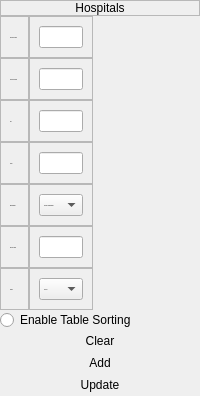
                  <widget class="QFrame" name="frame_85">
                   <property name="sizePolicy">
                    <sizepolicy hsizetype="Fixed" vsizetype="Expanding">
                     <horstretch>0</horstretch>
                     <verstretch>0</verstretch>
                    </sizepolicy>
                   </property>
                   <property name="frameShape">
                    <enum>QFrame::NoFrame</enum>
                   </property>
                   <property name="frameShadow">
                    <enum>QFrame::Plain</enum>
                   </property>
                   <layout class="QVBoxLayout" name="verticalLayout_66">
                    <property name="spacing">
                     <number>0</number>
                    </property>
                    <property name="leftMargin">
                     <number>0</number>
                    </property>
                    <property name="topMargin">
                     <number>0</number>
                    </property>
                    <property name="rightMargin">
                     <number>0</number>
                    </property>
                    <property name="bottomMargin">
                     <number>0</number>
                    </property>
                    <item>
                     <widget class="QFrame" name="frame_86">
                      <property name="sizePolicy">
                       <sizepolicy hsizetype="Preferred" vsizetype="Fixed">
                        <horstretch>0</horstretch>
                        <verstretch>0</verstretch>
                       </sizepolicy>
                      </property>
                      <property name="frameShape">
                       <enum>QFrame::StyledPanel</enum>
                      </property>
                      <property name="frameShadow">
                       <enum>QFrame::Raised</enum>
                      </property>
                      <layout class="QVBoxLayout" name="verticalLayout_67">
                       <property name="spacing">
                        <number>0</number>
                       </property>
                       <property name="leftMargin">
                        <number>0</number>
                       </property>
                       <property name="topMargin">
                        <number>0</number>
                       </property>
                       <property name="rightMargin">
                        <number>0</number>
                       </property>
                       <property name="bottomMargin">
                        <number>0</number>
                       </property>
                       <item alignment="Qt::AlignTop">
                        <widget class="QLabel" name="label_49">
                         <property name="styleSheet">
                          <string notr="true">font: 16pt &quot;Century Gothic&quot;;</string>
                         </property>
                         <property name="text">
                          <string>Hospitals</string>
                         </property>
                         <property name="alignment">
                          <set>Qt::AlignCenter</set>
                         </property>
                        </widget>
                       </item>
                      </layout>
                     </widget>
                    </item>
                    <item>
                     <widget class="QFrame" name="frame_87">
                      <property name="sizePolicy">
                       <sizepolicy hsizetype="Fixed" vsizetype="Fixed">
                        <horstretch>0</horstretch>
                        <verstretch>0</verstretch>
                       </sizepolicy>
                      </property>
                      <property name="font">
                       <font>
                        <family>Century Gothic</family>
                        <pointsize>-1</pointsize>
                       </font>
                      </property>
                      <property name="autoFillBackground">
                       <bool>false</bool>
                      </property>
                      <property name="frameShape">
                       <enum>QFrame::NoFrame</enum>
                      </property>
                      <property name="frameShadow">
                       <enum>QFrame::Plain</enum>
                      </property>
                      <layout class="QHBoxLayout" name="horizontalLayout_37">
                       <property name="spacing">
                        <number>0</number>
                       </property>
                       <property name="sizeConstraint">
                        <enum>QLayout::SetDefaultConstraint</enum>
                       </property>
                       <property name="leftMargin">
                        <number>0</number>
                       </property>
                       <property name="topMargin">
                        <number>0</number>
                       </property>
                       <property name="rightMargin">
                        <number>0</number>
                       </property>
                       <property name="bottomMargin">
                        <number>0</number>
                       </property>
                       <item>
                        <widget class="QFrame" name="frame_88">
                         <property name="frameShape">
                          <enum>QFrame::NoFrame</enum>
                         </property>
                         <property name="frameShadow">
                          <enum>QFrame::Plain</enum>
                         </property>
                         <layout class="QVBoxLayout" name="verticalLayout_68">
                          <property name="spacing">
                           <number>0</number>
                          </property>
                          <property name="leftMargin">
                           <number>0</number>
                          </property>
                          <property name="topMargin">
                           <number>0</number>
                          </property>
                          <property name="rightMargin">
                           <number>0</number>
                          </property>
                          <property name="bottomMargin">
                           <number>0</number>
                          </property>
                          <item>
                           <widget class="QFrame" name="frame_102">
                            <property name="frameShape">
                             <enum>QFrame::StyledPanel</enum>
                            </property>
                            <property name="frameShadow">
                             <enum>QFrame::Raised</enum>
                            </property>
                            <layout class="QVBoxLayout" name="verticalLayout_70">
                             <item>
                              <widget class="QLabel" name="label_51">
                               <property name="styleSheet">
                                <string notr="true">font: 12pt &quot;Century Gothic&quot;;
</string>
                               </property>
                               <property name="text">
                                <string>Hospital Name</string>
                               </property>
                              </widget>
                             </item>
                            </layout>
                           </widget>
                          </item>
                          <item>
                           <widget class="QFrame" name="frame_103">
                            <property name="frameShape">
                             <enum>QFrame::StyledPanel</enum>
                            </property>
                            <property name="frameShadow">
                             <enum>QFrame::Raised</enum>
                            </property>
                            <layout class="QVBoxLayout" name="verticalLayout_71">
                             <item>
                              <widget class="QLabel" name="label_52">
                               <property name="styleSheet">
                                <string notr="true">font: 12pt &quot;Century Gothic&quot;;
</string>
                               </property>
                               <property name="text">
                                <string>Phone Number</string>
                               </property>
                              </widget>
                             </item>
                            </layout>
                           </widget>
                          </item>
                          <item>
                           <widget class="QFrame" name="frame_104">
                            <property name="frameShape">
                             <enum>QFrame::StyledPanel</enum>
                            </property>
                            <property name="frameShadow">
                             <enum>QFrame::Raised</enum>
                            </property>
                            <layout class="QVBoxLayout" name="verticalLayout_72">
                             <item>
                              <widget class="QLabel" name="label_53">
                               <property name="styleSheet">
                                <string notr="true">font: 12pt &quot;Century Gothic&quot;;
</string>
                               </property>
                               <property name="text">
                                <string>City</string>
                               </property>
                              </widget>
                             </item>
                            </layout>
                           </widget>
                          </item>
                          <item>
                           <widget class="QFrame" name="frame_107">
                            <property name="frameShape">
                             <enum>QFrame::StyledPanel</enum>
                            </property>
                            <property name="frameShadow">
                             <enum>QFrame::Raised</enum>
                            </property>
                            <layout class="QVBoxLayout" name="verticalLayout_75">
                             <item>
                              <widget class="QLabel" name="label_56">
                               <property name="styleSheet">
                                <string notr="true">font: 12pt &quot;Century Gothic&quot;;
</string>
                               </property>
                               <property name="text">
                                <string>State</string>
                               </property>
                              </widget>
                             </item>
                            </layout>
                           </widget>
                          </item>
                          <item>
                           <widget class="QFrame" name="frame_114">
                            <property name="frameShape">
                             <enum>QFrame::StyledPanel</enum>
                            </property>
                            <property name="frameShadow">
                             <enum>QFrame::Raised</enum>
                            </property>
                            <layout class="QVBoxLayout" name="verticalLayout_85">
                             <item>
                              <widget class="QLabel" name="label_76">
                               <property name="styleSheet">
                                <string notr="true">font: 12pt &quot;Century Gothic&quot;;
</string>
                               </property>
                               <property name="text">
                                <string>Department</string>
                               </property>
                              </widget>
                             </item>
                            </layout>
                           </widget>
                          </item>
                          <item>
                           <widget class="QFrame" name="frame_115">
                            <property name="frameShape">
                             <enum>QFrame::StyledPanel</enum>
                            </property>
                            <property name="frameShadow">
                             <enum>QFrame::Raised</enum>
                            </property>
                            <layout class="QVBoxLayout" name="verticalLayout_86">
                             <item>
                              <widget class="QLabel" name="label_77">
                               <property name="styleSheet">
                                <string notr="true">font: 12pt &quot;Century Gothic&quot;;
</string>
                               </property>
                               <property name="text">
                                <string>Doctor Name</string>
                               </property>
                              </widget>
                             </item>
                            </layout>
                           </widget>
                          </item>
                          <item>
                           <widget class="QFrame" name="frame_145">
                            <property name="frameShape">
                             <enum>QFrame::StyledPanel</enum>
                            </property>
                            <property name="frameShadow">
                             <enum>QFrame::Raised</enum>
                            </property>
                            <layout class="QVBoxLayout" name="verticalLayout_122">
                             <item>
                              <widget class="QLabel" name="label_86">
                               <property name="styleSheet">
                                <string notr="true">font: 12pt &quot;Century Gothic&quot;;
</string>
                               </property>
                               <property name="text">
                                <string>illness</string>
                               </property>
                              </widget>
                             </item>
                            </layout>
                           </widget>
                          </item>
                         </layout>
                        </widget>
                       </item>
                       <item>
                        <widget class="QFrame" name="frame_109">
                         <property name="frameShape">
                          <enum>QFrame::NoFrame</enum>
                         </property>
                         <property name="frameShadow">
                          <enum>QFrame::Plain</enum>
                         </property>
                         <layout class="QVBoxLayout" name="verticalLayout_77">
                          <property name="spacing">
                           <number>0</number>
                          </property>
                          <property name="leftMargin">
                           <number>0</number>
                          </property>
                          <property name="topMargin">
                           <number>0</number>
                          </property>
                          <property name="rightMargin">
                           <number>0</number>
                          </property>
                          <property name="bottomMargin">
                           <number>0</number>
                          </property>
                          <item>
                           <widget class="QFrame" name="frame_111">
                            <property name="frameShape">
                             <enum>QFrame::StyledPanel</enum>
                            </property>
                            <property name="frameShadow">
                             <enum>QFrame::Raised</enum>
                            </property>
                            <layout class="QVBoxLayout" name="verticalLayout_79">
                             <item>
                              <widget class="QLineEdit" name="wholesaler_name">
                               <property name="sizePolicy">
                                <sizepolicy hsizetype="Preferred" vsizetype="Fixed">
                                 <horstretch>0</horstretch>
                                 <verstretch>0</verstretch>
                                </sizepolicy>
                               </property>
                               <property name="placeholderText">
                                <string/>
                               </property>
                              </widget>
                             </item>
                            </layout>
                           </widget>
                          </item>
                          <item>
                           <widget class="QFrame" name="frame_112">
                            <property name="frameShape">
                             <enum>QFrame::StyledPanel</enum>
                            </property>
                            <property name="frameShadow">
                             <enum>QFrame::Raised</enum>
                            </property>
                            <layout class="QVBoxLayout" name="verticalLayout_83">
                             <item>
                              <widget class="QLineEdit" name="wholesaler_phone_no">
                               <property name="sizePolicy">
                                <sizepolicy hsizetype="Preferred" vsizetype="Fixed">
                                 <horstretch>0</horstretch>
                                 <verstretch>0</verstretch>
                                </sizepolicy>
                               </property>
                               <property name="maxLength">
                                <number>10</number>
                               </property>
                               <property name="placeholderText">
                                <string/>
                               </property>
                              </widget>
                             </item>
                            </layout>
                           </widget>
                          </item>
                          <item>
                           <widget class="QFrame" name="frame_113">
                            <property name="frameShape">
                             <enum>QFrame::StyledPanel</enum>
                            </property>
                            <property name="frameShadow">
                             <enum>QFrame::Raised</enum>
                            </property>
                            <layout class="QVBoxLayout" name="verticalLayout_84">
                             <item>
                              <widget class="QLineEdit" name="wholesaler_address">
                               <property name="sizePolicy">
                                <sizepolicy hsizetype="Preferred" vsizetype="Fixed">
                                 <horstretch>0</horstretch>
                                 <verstretch>0</verstretch>
                                </sizepolicy>
                               </property>
                               <property name="placeholderText">
                                <string/>
                               </property>
                               <property name="clearButtonEnabled">
                                <bool>false</bool>
                               </property>
                              </widget>
                             </item>
                            </layout>
                           </widget>
                          </item>
                          <item>
                           <widget class="QFrame" name="frame_116">
                            <property name="frameShape">
                             <enum>QFrame::StyledPanel</enum>
                            </property>
                            <property name="frameShadow">
                             <enum>QFrame::Raised</enum>
                            </property>
                            <layout class="QVBoxLayout" name="verticalLayout_87">
                             <item>
                              <widget class="QLineEdit" name="wholesaler_id_number">
                               <property name="sizePolicy">
                                <sizepolicy hsizetype="Preferred" vsizetype="Fixed">
                                 <horstretch>0</horstretch>
                                 <verstretch>0</verstretch>
                                </sizepolicy>
                               </property>
                               <property name="maxLength">
                                <number>10</number>
                               </property>
                               <property name="placeholderText">
                                <string/>
                               </property>
                              </widget>
                             </item>
                            </layout>
                           </widget>
                          </item>
                          <item>
                           <widget class="QFrame" name="frame_153">
                            <property name="frameShape">
                             <enum>QFrame::StyledPanel</enum>
                            </property>
                            <property name="frameShadow">
                             <enum>QFrame::Raised</enum>
                            </property>
                            <layout class="QVBoxLayout" name="verticalLayout_123">
                             <item>
                              <widget class="QComboBox" name="departmentcombo1">
                               <item>
                                <property name="text">
                                 <string>Virology Department</string>
                                </property>
                               </item>
                               <item>
                                <property name="text">
                                 <string>Bactiriology Department</string>
                                </property>
                               </item>
                              </widget>
                             </item>
                            </layout>
                           </widget>
                          </item>
                          <item>
                           <widget class="QFrame" name="frame_154">
                            <property name="frameShape">
                             <enum>QFrame::StyledPanel</enum>
                            </property>
                            <property name="frameShadow">
                             <enum>QFrame::Raised</enum>
                            </property>
                            <layout class="QVBoxLayout" name="verticalLayout_124">
                             <item>
                              <widget class="QLineEdit" name="wholesaler_id_number_3">
                               <property name="sizePolicy">
                                <sizepolicy hsizetype="Preferred" vsizetype="Fixed">
                                 <horstretch>0</horstretch>
                                 <verstretch>0</verstretch>
                                </sizepolicy>
                               </property>
                               <property name="maxLength">
                                <number>10</number>
                               </property>
                               <property name="placeholderText">
                                <string/>
                               </property>
                              </widget>
                             </item>
                            </layout>
                           </widget>
                          </item>
                          <item>
                           <widget class="QFrame" name="frame_155">
                            <property name="frameShape">
                             <enum>QFrame::StyledPanel</enum>
                            </property>
                            <property name="frameShadow">
                             <enum>QFrame::Raised</enum>
                            </property>
                            <layout class="QVBoxLayout" name="verticalLayout_128">
                             <item>
                              <widget class="QComboBox" name="illnessNameCombo">
                               <item>
                                <property name="text">
                                 <string>Corona</string>
                                </property>
                               </item>
                               <item>
                                <property name="text">
                                 <string>Sepisis</string>
                                </property>
                               </item>
                               <item>
                                <property name="text">
                                 <string>Zoonosis</string>
                                </property>
                               </item>
                               <item>
                                <property name="text">
                                 <string>HIV/AIDS</string>
                                </property>
                               </item>
                               <item>
                                <property name="text">
                                 <string>Common cold</string>
                                </property>
                               </item>
                               <item>
                                <property name="text">
                                 <string>Viral fever</string>
                                </property>
                               </item>
                               <item>
                                <property name="text">
                                 <string>Zika</string>
                                </property>
                               </item>
                               <item>
                                <property name="text">
                                 <string>Malaria</string>
                                </property>
                               </item>
                               <item>
                                <property name="text">
                                 <string>Dengue</string>
                                </property>
                               </item>
                               <item>
                                <property name="text">
                                 <string>Bird Flue</string>
                                </property>
                               </item>
                              </widget>
                             </item>
                            </layout>
                           </widget>
                          </item>
                         </layout>
                        </widget>
                       </item>
                      </layout>
                     </widget>
                    </item>
                    <item alignment="Qt::AlignVCenter">
                     <widget class="QRadioButton" name="Wholesaler_RadioButton">
                      <property name="styleSheet">
                       <string notr="true">font: 12pt &quot;Century Gothic&quot;;
</string>
                      </property>
                      <property name="text">
                       <string>Enable Table Sorting</string>
                      </property>
                     </widget>
                    </item>
                    <item>
                     <widget class="QFrame" name="frame_118">
                      <property name="sizePolicy">
                       <sizepolicy hsizetype="Preferred" vsizetype="Preferred">
                        <horstretch>0</horstretch>
                        <verstretch>0</verstretch>
                       </sizepolicy>
                      </property>
                      <property name="frameShape">
                       <enum>QFrame::NoFrame</enum>
                      </property>
                      <property name="frameShadow">
                       <enum>QFrame::Plain</enum>
                      </property>
                      <layout class="QVBoxLayout" name="verticalLayout_10">
                       <property name="spacing">
                        <number>0</number>
                       </property>
                       <property name="leftMargin">
                        <number>0</number>
                       </property>
                       <property name="topMargin">
                        <number>0</number>
                       </property>
                       <property name="rightMargin">
                        <number>0</number>
                       </property>
                       <property name="bottomMargin">
                        <number>0</number>
                       </property>
                       <item>
                        <widget class="QPushButton" name="wholesaler_clear_btn">
                         <property name="cursor">
                          <cursorShape>PointingHandCursor</cursorShape>
                         </property>
                         <property name="styleSheet">
                          <string notr="true">font: 16pt &quot;Century Gothic&quot;;</string>
                         </property>
                         <property name="text">
                          <string>Clear</string>
                         </property>
                         <property name="flat">
                          <bool>true</bool>
                         </property>
                        </widget>
                       </item>
                       <item>
                        <widget class="QPushButton" name="wholesaler_add_btn">
                         <property name="cursor">
                          <cursorShape>PointingHandCursor</cursorShape>
                         </property>
                         <property name="styleSheet">
                          <string notr="true">font: 16pt &quot;Century Gothic&quot;;</string>
                         </property>
                         <property name="text">
                          <string>Add</string>
                         </property>
                         <property name="flat">
                          <bool>true</bool>
                         </property>
                        </widget>
                       </item>
                       <item>
                        <widget class="QPushButton" name="wholesaler_update_btn">
                         <property name="cursor">
                          <cursorShape>PointingHandCursor</cursorShape>
                         </property>
                         <property name="styleSheet">
                          <string notr="true">font: 16pt &quot;Century Gothic&quot;;</string>
                         </property>
                         <property name="text">
                          <string>Update</string>
                         </property>
                         <property name="flat">
                          <bool>true</bool>
                         </property>
                        </widget>
                       </item>
                      </layout>
                     </widget>
                    </item>
                   </layout>
                  </widget>
